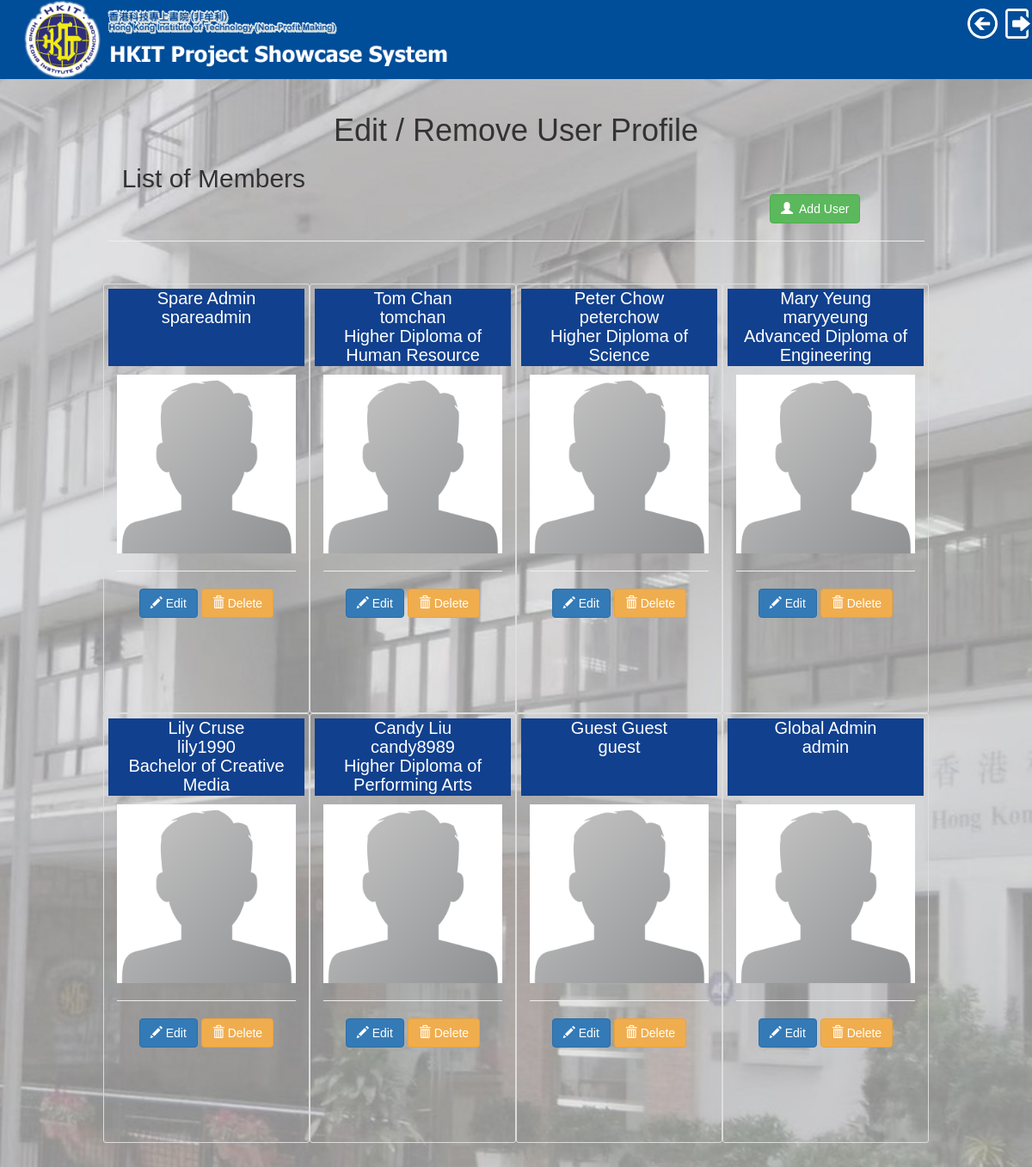
The app's page /edituser.php (signed in) with its own data.
### tables this page shows
CREATE TABLE `user_profile` (
  `PID` int(11) NOT NULL,
  `username` varchar(20) NOT NULL,
  `firstname` varchar(20) NOT NULL,
  `midname` varchar(20) DEFAULT NULL,
  `lastname` varchar(20) NOT NULL,
  `department_name` varchar(50) NOT NULL,
  `course_name` varchar(100) NOT NULL,
  `grad_year` int(4) NOT NULL,
  `self_intro` varchar(200) DEFAULT NULL,
  `show_profile` tinyint(1) NOT NULL
);

### edituser.php (the view, shortened to what this page needs)
<?php
$DB_HOST = 'localhost';
$DB_USER = 'root';
$DB_PASS = '';
$DB_NAME = 'showcasedb';
try {
	$DB_con = new PDO("mysql:host={$DB_HOST};dbname={$DB_NAME}", $DB_USER, $DB_PASS);
	$DB_con->setAttribute(PDO::ATTR_ERRMODE, PDO::ERRMODE_EXCEPTION);
} catch (PDOException $e) {
	echo $e->getMessage();
}
?>
<?php
@include 'header.php';
@include 'banner_admin.php';
?>
<link rel="stylesheet" href="bootstrap/css/bootstrap.min.css">
<body>
	<div class="container" style="display:block;">
		<h1 align="center">Edit / Remove User Profile</h1>
		<div class="page-header">
			<h1 class="h2">&nbsp; List of Members<a class="btn btn-success" href="adduser.php"
					style="margin-left: 770px;"><span class="glyphicon glyphicon-user"></span>&nbsp; Add User</a></h1>
			<hr>
		</div>
		<div class="row">
			<?php
			$stmt = $DB_con->prepare('SELECT PID, username, firstname, lastname, course_name FROM user_profile ORDER BY PID DESC');
			$stmt->execute();
			if ($stmt->rowCount() > 0) {
				while ($row = $stmt->fetch(PDO::FETCH_ASSOC)) {
					extract($row);
					?>
					<div class="col-xs-3" style="height: 500px">
						<div style="height: 100px">
							<h4 class="page-header" style="background-color:#11408e;height: 90px;font-size: 20px;color: white;"
								align="center">
								<?php echo $firstname . " " . $lastname . "<br>" . $username . "<br>" . $course_name; ?>
							</h4>
						</div>
						<img src="img/profile_pic.png" class="img-responsive" />
						<hr>
						<p class="page-header" align="center">
							<span>
								<a class="btn btn-primary" href="edituserform.php?edit_id=<?php echo $row['username']; ?>"><span
										class="glyphicon glyphicon-pencil"></span> Edit</a>
								<a class="btn btn-warning" href="?delete_id=<?php echo $row['username']; ?>"
									title="click for delete"
									onclick="return confirm('Are You Sure You Want To Delete This User?')"><span
										class="glyphicon glyphicon-trash"></span> Delete</a>
							</span>
						</p>
					</div>
					<?php
				}
			}
			?>
		</div>
	</div>
</body>
</html>

### style.css (style rules this page uses)
* { font-family: "Poppins", sans-serif; margin: 0; padding: 0; box-sizing: border-box; outline: none; border: none; text-decoration: none; }
body { background: url("img/bg.jpg") no-repeat center center fixed; -webkit-background-size: cover; -o-background-size: cover; background-size: cover; }
.container { min-height: 100vh; display: flex; align-items: center; justify-content: center; padding: 20px; padding-bottom: 60px; }

### records on screen
user_profile: firstname "Spare", lastname "Admin", username "spareadmin"
user_profile: firstname "Tom", lastname "Chan", username "tomchan", course_name "Higher Diploma of Human Resource"
user_profile: firstname "Peter", lastname "Chow", username "peterchow", course_name "Higher Diploma of Science"
user_profile: firstname "Mary", lastname "Yeung", username "maryyeung", course_name "Advanced Diploma of Engineering"
user_profile: firstname "Lily", lastname "Cruse", username "lily1990", course_name "Bachelor of Creative Media"
user_profile: firstname "Candy", lastname "Liu", username "candy8989", course_name "Higher Diploma of Performing Arts"
user_profile: firstname "Guest", lastname "Guest", username "guest"
user_profile: firstname "Global", lastname "Admin", username "admin"
